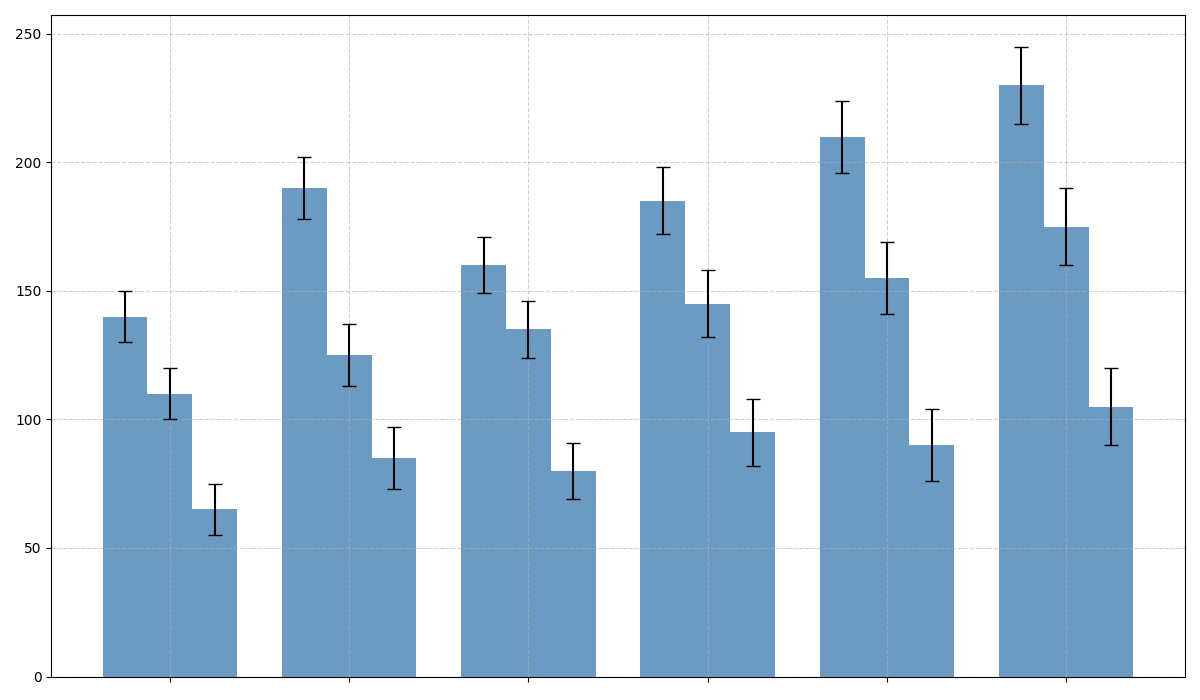

Generate this figure with Python:
import matplotlib.pyplot as plt
import numpy as np

# Data
years = np.array([2015, 2016, 2017, 2018, 2019, 2020])
milk_chocolate_sales = np.array([140, 190, 160, 185, 210, 230])
dark_chocolate_sales = np.array([110, 125, 135, 145, 155, 175])
white_chocolate_sales = np.array([65, 85, 80, 95, 90, 105])
sales_errors = np.array([10, 12, 11, 13, 14, 15])

fig, ax = plt.subplots(figsize=(12, 7))

bar_width = 0.25
bar_positions1 = years - bar_width
bar_positions2 = years
bar_positions3 = years + bar_width

# Using a single color for all bars
common_color = 'steelblue'

ax.bar(bar_positions1, milk_chocolate_sales, bar_width, yerr=sales_errors, capsize=5, color=common_color, alpha=0.8)
ax.bar(bar_positions2, dark_chocolate_sales, bar_width, yerr=sales_errors, capsize=5, color=common_color, alpha=0.8)
ax.bar(bar_positions3, white_chocolate_sales, bar_width, yerr=sales_errors, capsize=5, color=common_color, alpha=0.8)

# Adjust ticks
ax.set_xticks(years)
ax.set_xticklabels([])

# Grid and background customization
ax.grid(True, linestyle='--', alpha=0.6)

plt.tight_layout()
plt.show()
